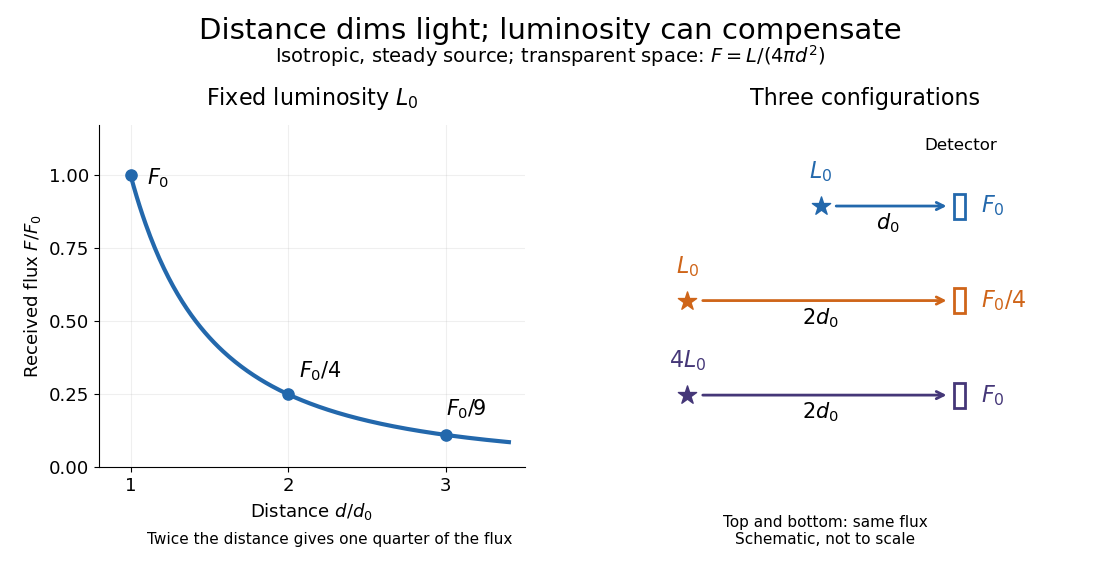

Here is the Python script that generated this plot:
"""Generate stellar-distance-and-flux.png in the current working directory.

Run from _media: MPLBACKEND=Agg MPLCONFIGDIR=/tmp python3 ../stellar-distance-and-flux.py
Tested with Python 3.14.4, NumPy 2.3.5, Matplotlib 3.10.7.
All sources are isotropic, unattenuated, and steady in Euclidean space.
The right panel is schematic, not to scale; star sizes do not encode luminosity.
"""

import matplotlib.pyplot as plt
import numpy as np
from matplotlib.patches import Rectangle


def main():
    plt.rcParams.update({"font.size": 13, "savefig.facecolor": "white"})
    fig, (curve, cases) = plt.subplots(1, 2, figsize=(11, 5.7), facecolor="white")
    fig.subplots_adjust(left=0.09, right=0.98, bottom=0.18, top=0.78, wspace=0.30)
    fig.suptitle("Distance dims light; luminosity can compensate", fontsize=21, y=0.97)
    fig.text(0.5, 0.89, r"Isotropic, steady source; transparent space: $F=L/(4\pi d^2)$",
             ha="center", fontsize=14)
    distance = np.linspace(1, 3.4, 250)
    curve.plot(distance, distance ** -2, color="#2368ac", lw=3)
    curve.scatter([1, 2, 3], [1, 1/4, 1/9], color="#2368ac", s=65, zorder=4)
    for x, y, label, offset in ((1, 1, r"$F_0$", (12, -7)),
                                 (2, 1/4, r"$F_0/4$", (8, 12)),
                                 (3, 1/9, r"$F_0/9$", (0, 14))):
        curve.annotate(label, (x, y), xytext=offset, textcoords="offset points", fontsize=15)
    curve.set(xlim=(0.8, 3.5), ylim=(0, 1.17), xticks=[1, 2, 3],
              yticks=[0, 0.25, 0.5, 0.75, 1], xlabel=r"Distance $d/d_0$",
              ylabel=r"Received flux $F/F_0$")
    curve.set_title(r"Fixed luminosity $L_0$", fontsize=16, pad=15)
    curve.spines[["top", "right"]].set_visible(False)
    curve.grid(alpha=0.20)

    for y, source_x, lum, separation, flux, color in (
        (0.84, 0.46, r"$L_0$", r"$d_0$", r"$F_0$", "#2368ac"),
        (0.50, 0.04, r"$L_0$", r"$2d_0$", r"$F_0/4$", "#cf6519"),
        (0.16, 0.04, r"$4L_0$", r"$2d_0$", r"$F_0$", "#453778"),
    ):
        cases.scatter([source_x], [y], marker="*", s=190, color=color, zorder=5)
        cases.text(source_x, y + 0.10, lum, ha="center", color=color, fontsize=16)
        cases.add_patch(Rectangle((0.88, y - 0.045), 0.035, 0.09,
                                 facecolor="white", edgecolor=color, lw=2))
        cases.annotate("", xy=(0.865, y), xytext=(source_x + 0.04, y),
                       arrowprops={"arrowstyle": "->", "color": color, "lw": 2})
        cases.text((source_x + 0.88) / 2, y - 0.085, separation, ha="center", fontsize=15)
        cases.text(0.965, y, flux, va="center", fontsize=16, color=color)
    cases.text(0.90, 1.04, "Detector", ha="center", fontsize=12)
    cases.set(xlim=(-0.07, 1.27), ylim=(-0.10, 1.13))
    cases.axis("off")
    cases.set_title("Three configurations", fontsize=16, pad=15)
    fig.text(0.30, 0.045, "Twice the distance gives one quarter of the flux", ha="center", fontsize=11)
    fig.text(0.75, 0.045, "Top and bottom: same flux\nSchematic, not to scale", ha="center", fontsize=11)
    fig.savefig("stellar-distance-and-flux.png", dpi=100, facecolor="white", transparent=False)
    plt.close(fig)
    print("Wrote stellar-distance-and-flux.png (1100 × 570); ratios 1, 1/4, 1/9.")


if __name__ == "__main__":
    main()
